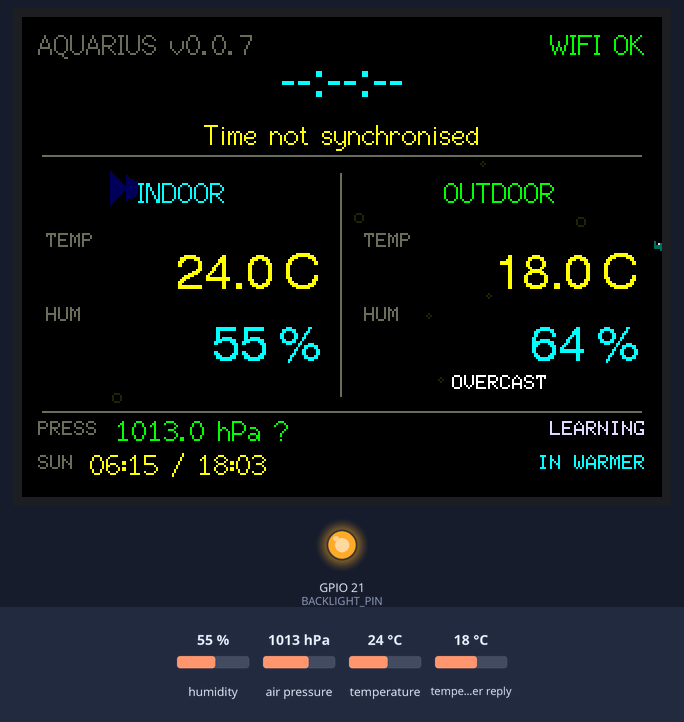
Simulated run of this sketch. Board: ESP32. On the bench: 320×240 colour display, output pins drawn as LEDs (lit = HIGH). Wiring (inferred from the names in the program): BME280 sensor at I2C address 0x76. The inputs (shaded band) are chosen by the test bench; at power-on: temperature 24 °C, humidity 55 %, air pressure 1013 hPa, temperature in the weather reply 18 °C. WiFi joins after 1.5 s; servers stay silent unless stated; the local clock reads 2024-03-15 10:24:30 at power-on unless the sketch sets it; random numbers use the default seed unless the sketch sets one; web services answer with replies made up by the test bench; what the sketch prints to the serial monitor is not drawn.

Above: at 13.7 s.
13.8 s: temperature set to 12 °C
At 15.47 s:
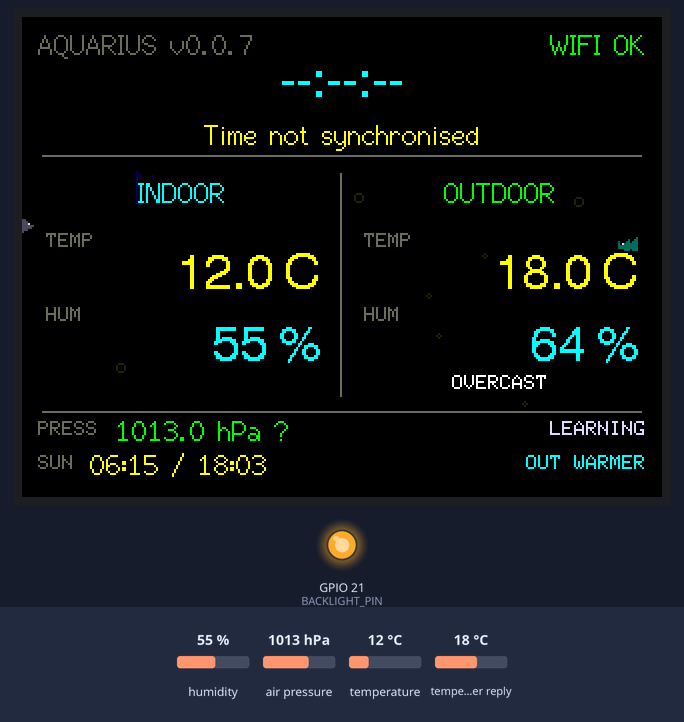
17.5 s: humidity set to 22 %
At 20.8 s:
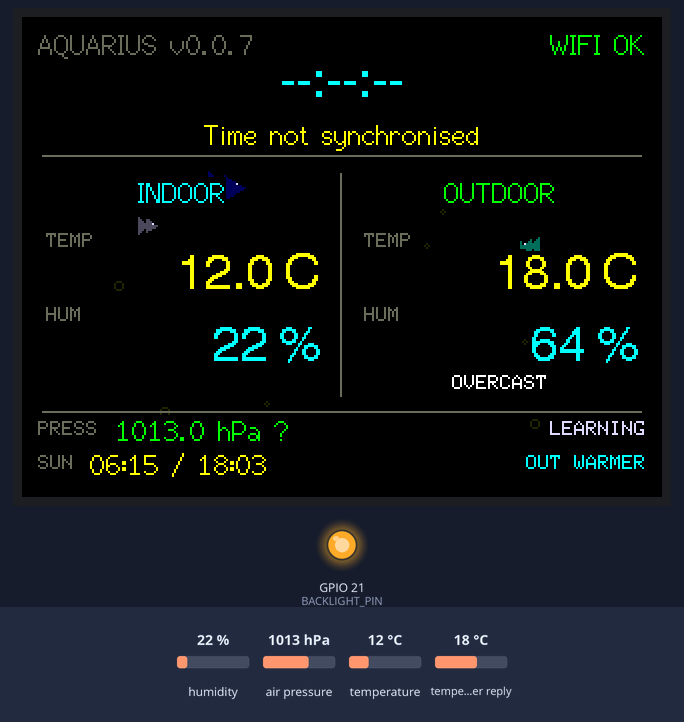
22.0 s: air pressure set to 952 hPa
At 23.7 s:
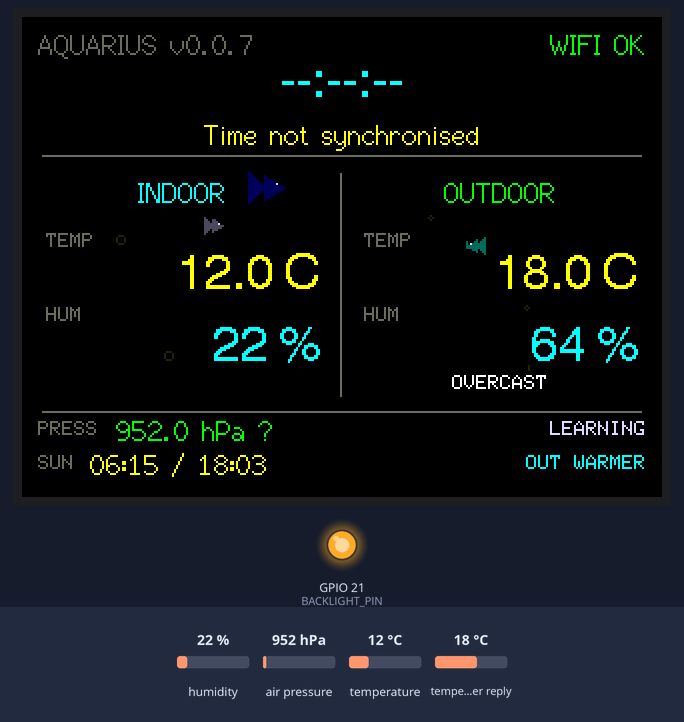
24.8 s: humidity set to 40 %
At 25.56 s:
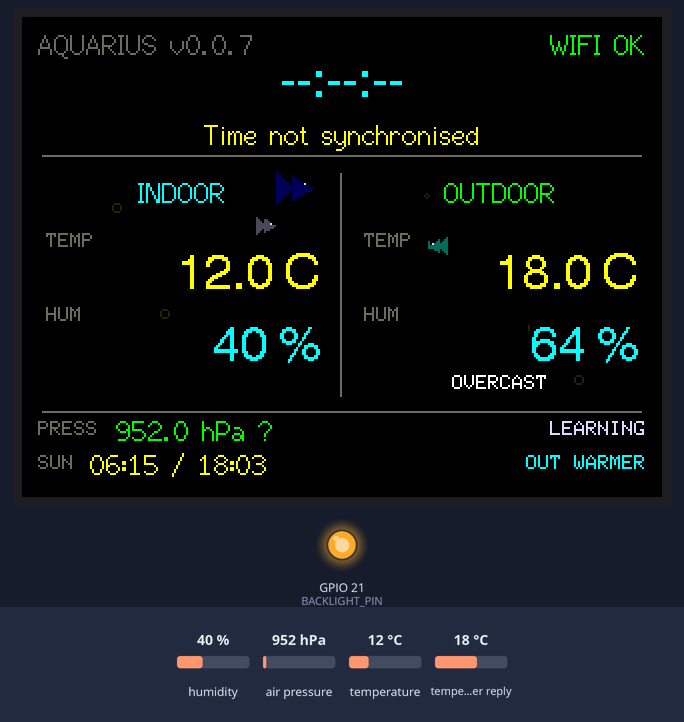
27.6 s: air pressure set to 975 hPa
At 28.6 s:
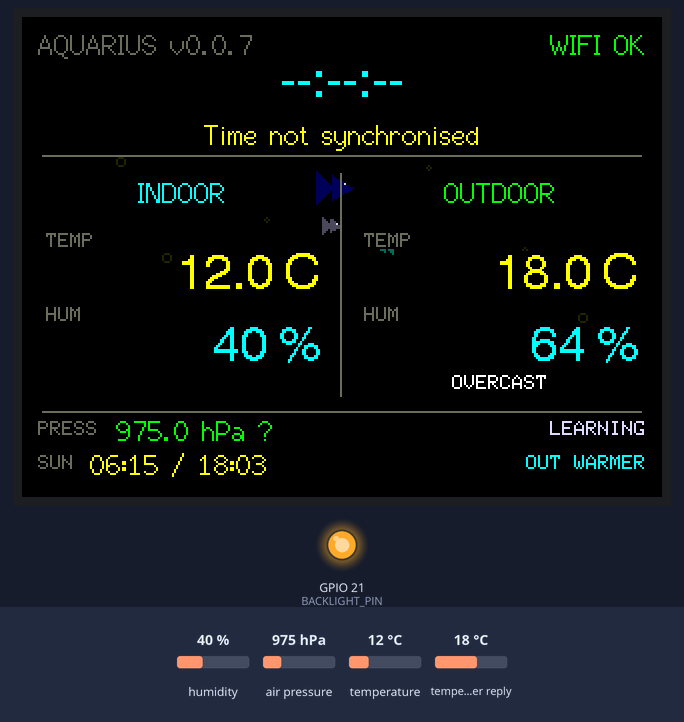
Timing chart, 0 to 30.6 s (numbered marks = the images above; inputs shaded):
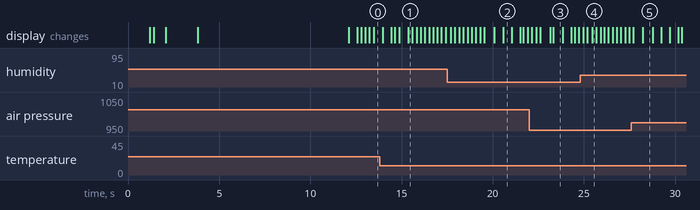

The sketch:

Aquarius_v0.0.7.ino
```cpp
/*
 * Aquarius v0.0.7 — animated aquarium background
 *
 * Based directly on v0.0.6.
 *
 * Adds:
 *   - subtle animated fish behind the existing dashboard
 *   - gently rising bubbles
 *   - flicker-free full-screen sprite rendering
 *
 * Preserves:
 *   - v0.0.6 dashboard layout
 *   - indoor/outdoor readings
 *   - pressure trend arrows and labels
 *   - sunrise/sunset information
 */

#include <Arduino.h>
#include <TFT_eSPI.h>
#include "AquariusConfig.h"
#include "IndoorSensor.h"
#include "TimeService.h"
#include "WeatherService.h"
#include "PressureTrend.h"
#include "Aquarium.h"

namespace {

constexpr uint8_t I2C_SDA_PIN = 22;
constexpr uint8_t I2C_SCL_PIN = 27;
constexpr uint8_t BACKLIGHT_PIN = 21;

constexpr uint16_t SCREEN_WIDTH = 320;
constexpr uint16_t SCREEN_HEIGHT = 240;
constexpr unsigned long AQUARIUM_FRAME_INTERVAL_MS = 100UL;  // 10 FPS

TFT_eSPI tft;
TFT_eSprite canvas(&tft);

IndoorSensor indoorSensor;
TimeService timeService;
WeatherService weatherService;
PressureTrend pressureTrend;
Aquarium aquarium;

unsigned long lastSensorUpdateMs = 0;
unsigned long lastClockUpdateMs = 0;
unsigned long lastAquariumFrameMs = 0;

void presentCanvas() {
  canvas.pushSprite(0, 0);
}

void initialiseDisplay() {
  pinMode(BACKLIGHT_PIN, OUTPUT);
  digitalWrite(BACKLIGHT_PIN, HIGH);

  tft.init();
  tft.setRotation(1);
  tft.fillScreen(TFT_BLACK);

  // Eight-bit colour uses much less RAM than a 16-bit full-screen sprite
  // while retaining more than enough colour for the terminal-style UI.
  canvas.setColorDepth(8);
  if (canvas.createSprite(SCREEN_WIDTH, SCREEN_HEIGHT) == nullptr) {
    Serial.println("ERROR: Unable to allocate display sprite");
    while (true) {
      delay(1000);
    }
  }

  canvas.fillSprite(TFT_BLACK);
}

void drawBootLine(const String& text, int y, uint16_t colour) {
  canvas.setTextDatum(MC_DATUM);
  canvas.setTextColor(colour, TFT_BLACK);
  canvas.fillRect(10, y - 10, 300, 22, TFT_BLACK);
  canvas.drawString(text, 160, y, 2);
  presentCanvas();
}

void drawBootScreen() {
  canvas.fillSprite(TFT_BLACK);
  canvas.setTextDatum(MC_DATUM);
  canvas.setTextColor(TFT_CYAN, TFT_BLACK);
  canvas.drawString("AQUARIUS", 160, 48, 4);

  canvas.setTextColor(TFT_WHITE, TFT_BLACK);
  canvas.drawString("Indoor + Outdoor Weather", 160, 83, 2);

  canvas.setTextColor(TFT_DARKGREY, TFT_BLACK);
  canvas.drawString("v0.0.7", 160, 108, 2);

  drawBootLine("Initialising sensors...", 148, TFT_LIGHTGREY);
}

void drawMainFrame() {
  canvas.drawFastHLine(10, 69, 300, TFT_DARKGREY);
  canvas.drawFastVLine(159, 78, 112, TFT_DARKGREY);
  canvas.drawFastHLine(10, 197, 300, TFT_DARKGREY);

  canvas.setTextDatum(MC_DATUM);

  canvas.setTextColor(TFT_CYAN, TFT_BLACK);
  canvas.drawString("INDOOR", 80, 88, 2);

  canvas.setTextColor(TFT_GREEN, TFT_BLACK);
  canvas.drawString("OUTDOOR", 239, 88, 2);

  canvas.setTextDatum(TL_DATUM);
  canvas.setTextColor(TFT_DARKGREY, TFT_BLACK);
  canvas.drawString("TEMP", 12, 108, 1);
  canvas.drawString("HUM", 12, 145, 1);
  canvas.drawString("TEMP", 171, 108, 1);
  canvas.drawString("HUM", 171, 145, 1);
}

void drawHeader() {
  const ClockReading& clock = timeService.reading();

  canvas.setTextDatum(TL_DATUM);
  canvas.setTextColor(TFT_DARKGREY, TFT_BLACK);
  canvas.drawString("AQUARIUS v0.0.7", 8, 6, 2);

  canvas.setTextDatum(TR_DATUM);
  canvas.setTextColor(
      timeService.wifiConnected() ? TFT_GREEN : TFT_RED,
      TFT_BLACK);
  canvas.drawString(
      timeService.wifiConnected() ? "WIFI OK" : "WIFI --",
      312,
      6,
      2);

  canvas.setTextDatum(MC_DATUM);
  canvas.setTextColor(TFT_CYAN, TFT_BLACK);
  canvas.drawString(clock.timeText, 160, 34, 4);

  canvas.setTextColor(
      clock.valid ? TFT_WHITE : TFT_YELLOW,
      TFT_BLACK);
  canvas.drawString(clock.dateText, 160, 59, 2);
}

void drawIndoor() {
  const IndoorReading& r = indoorSensor.reading();

  canvas.setTextDatum(TR_DATUM);

  canvas.setTextColor(
      r.temperatureValid ? TFT_YELLOW : TFT_DARKGREY,
      TFT_BLACK);
  canvas.drawString(
      r.temperatureValid
          ? String(r.temperatureC, 1) + " C"
          : "--.- C",
      149,
      117,
      4);

  canvas.setTextColor(
      r.humidityValid ? TFT_CYAN : TFT_DARKGREY,
      TFT_BLACK);
  canvas.drawString(
      r.humidityValid
          ? String(r.humidityPct, 0) + " %"
          : "-- %",
      149,
      153,
      4);
}

void drawOutdoor() {
  const OutdoorReading& r = weatherService.reading();

  canvas.setTextDatum(TR_DATUM);
  canvas.setTextColor(
      r.valid ? TFT_YELLOW : TFT_DARKGREY,
      TFT_BLACK);
  canvas.drawString(
      r.valid
          ? String(r.temperatureC, 1) + " C"
          : "--.- C",
      308,
      117,
      4);

  canvas.setTextColor(
      r.valid ? TFT_CYAN : TFT_DARKGREY,
      TFT_BLACK);
  canvas.drawString(
      r.valid
          ? String(r.humidityPct, 0) + " %"
          : "-- %",
      308,
      153,
      4);

  canvas.setTextDatum(MC_DATUM);
  canvas.setTextColor(
      r.valid ? TFT_WHITE : TFT_DARKGREY,
      TFT_BLACK);
  canvas.drawString(
      r.valid ? r.conditionText : "WAITING...",
      239,
      183,
      1);
}

const char* comparisonText(float indoor, float outdoor) {
  if (isnan(indoor) || isnan(outdoor)) return "";

  const float difference = indoor - outdoor;
  if (difference > 0.5F) return "IN WARMER";
  if (difference < -0.5F) return "OUT WARMER";
  return "TEMP SIMILAR";
}

void drawFooter() {
  const IndoorReading& indoor = indoorSensor.reading();
  const OutdoorReading& outdoor = weatherService.reading();

  canvas.setTextDatum(TL_DATUM);
  canvas.setTextColor(TFT_DARKGREY, TFT_BLACK);
  canvas.drawString("PRESS", 8, 202, 1);

  canvas.setTextColor(
      indoor.pressureValid ? TFT_GREEN : TFT_DARKGREY,
      TFT_BLACK);
  canvas.drawString(
      indoor.pressureValid
          ? String(indoor.pressureHpa, 1) + " hPa " +
                pressureTrend.symbol()
          : "---- hPa",
      47,
      199,
      2);

  canvas.setTextDatum(TR_DATUM);
  canvas.setTextColor(TFT_LIGHTGREY, TFT_BLACK);
  canvas.drawString(pressureTrend.label(), 312, 202, 1);

  canvas.setTextDatum(TL_DATUM);
  canvas.setTextColor(TFT_DARKGREY, TFT_BLACK);
  canvas.drawString("SUN", 8, 219, 1);

  canvas.setTextColor(TFT_YELLOW, TFT_BLACK);
  canvas.drawString(
      String(outdoor.sunriseText) + " / " + outdoor.sunsetText,
      34,
      216,
      2);

  canvas.setTextDatum(TR_DATUM);
  canvas.setTextColor(TFT_CYAN, TFT_BLACK);
  canvas.drawString(
      outdoor.valid && indoor.temperatureValid
          ? comparisonText(indoor.temperatureC, outdoor.temperatureC)
          : AQUARIUS_LOCATION_NAME,
      312,
      219,
      1);
}

void renderScene(unsigned long nowMs) {
  canvas.fillSprite(TFT_BLACK);

  // The aquarium is deliberately drawn first. The unchanged v0.0.6
  // dashboard is then drawn over it, so data always remains readable.
  aquarium.update(nowMs);
  aquarium.draw(canvas);

  drawMainFrame();
  drawHeader();
  drawIndoor();
  drawOutdoor();
  drawFooter();

  presentCanvas();
}

void printStatus() {
  const IndoorReading& indoor = indoorSensor.reading();
  const OutdoorReading& outdoor = weatherService.reading();

  Serial.println("----------------------------------------");
  Serial.printf(
      "Wi-Fi             : %s\n",
      timeService.wifiConnected() ? "connected" : "disconnected");
  Serial.printf(
      "Indoor sensor     : %s\n",
      indoorSensor.barometricName());

  if (indoor.temperatureValid) {
    Serial.printf(
        "Indoor temperature: %.2f C [%s]\n",
        indoor.temperatureC,
        indoor.temperatureSource);
  }

  if (indoor.humidityValid) {
    Serial.printf(
        "Indoor humidity   : %.2f %%RH [%s]\n",
        indoor.humidityPct,
        indoor.humiditySource);
  } else {
    Serial.println("Indoor humidity   : unavailable");
  }

  if (indoor.pressureValid) {
    Serial.printf(
        "Indoor pressure   : %.2f hPa [%s]\n",
        indoor.pressureHpa,
        indoor.pressureSource);
  }

  if (outdoor.valid) {
    Serial.printf(
        "Outdoor temp      : %.2f C\n",
        outdoor.temperatureC);
    Serial.printf(
        "Outdoor humidity  : %.0f %%RH\n",
        outdoor.humidityPct);
    Serial.printf(
        "Outdoor condition : %s (WMO %d)\n",
        outdoor.conditionText,
        outdoor.weatherCode);
    Serial.printf(
        "Outdoor wind      : %.1f km/h\n",
        outdoor.windSpeedKmh);
    Serial.printf(
        "Sunrise / sunset  : %s / %s\n",
        outdoor.sunriseText,
        outdoor.sunsetText);
  } else {
    Serial.println("Outdoor weather   : unavailable");
  }

  if (indoor.pressureValid) {
    Serial.printf(
        "Pressure trend    : %s (%+.2f hPa, %u samples)\n",
        pressureTrend.label(),
        pressureTrend.changeHpa(),
        pressureTrend.sampleCount());
  }
}

}  // namespace

void setup() {
  Serial.begin(115200);
  delay(800);

  Serial.println();
  Serial.println("========================================");
  Serial.println(" AQUARIUS v0.0.7");
  Serial.println(" Animated aquarium background build");
  Serial.println("========================================");

  initialiseDisplay();
  drawBootScreen();

  indoorSensor.begin(Wire, I2C_SDA_PIN, I2C_SCL_PIN);

  drawBootLine(
      String("Sensor: ") + indoorSensor.barometricName(),
      148,
      indoorSensor.hasAnySensor() ? TFT_GREEN : TFT_RED);
  delay(400);

  drawBootLine("Connecting Wi-Fi...", 175, TFT_LIGHTGREY);
  timeService.begin();

  drawBootLine(
      timeService.wifiConnected()
          ? "Wi-Fi connected"
          : "Wi-Fi unavailable",
      175,
      timeService.wifiConnected() ? TFT_GREEN : TFT_RED);

  const unsigned long syncStart = millis();
  while (!timeService.timeValid() &&
         millis() - syncStart < 8000UL) {
    timeService.update();
    delay(250);
  }

  drawBootLine("Fetching outdoor weather...", 202, TFT_LIGHTGREY);
  weatherService.begin();

  if (indoorSensor.reading().pressureValid) {
    pressureTrend.begin(indoorSensor.reading().pressureHpa);
  }

  aquarium.begin(SCREEN_WIDTH, SCREEN_HEIGHT);

  const unsigned long now = millis();
  renderScene(now);
  printStatus();

  lastSensorUpdateMs = now;
  lastClockUpdateMs = now;
  lastAquariumFrameMs = now;
}

void loop() {
  const unsigned long now = millis();

  if (now - lastClockUpdateMs >= AQUARIUS_CLOCK_INTERVAL_MS) {
    lastClockUpdateMs = now;
    timeService.update();
    weatherService.update();
  }

  if (now - lastSensorUpdateMs >= AQUARIUS_SENSOR_INTERVAL_MS) {
    lastSensorUpdateMs = now;

    indoorSensor.update();
    if (indoorSensor.reading().pressureValid) {
      pressureTrend.update(indoorSensor.reading().pressureHpa);
    }

    printStatus();
  }

  if (now - lastAquariumFrameMs >= AQUARIUM_FRAME_INTERVAL_MS) {
    lastAquariumFrameMs = now;
    renderScene(now);
  }

  delay(1);
}
```

Aquarium.cpp
```cpp
#include "Aquarium.h"
#include <math.h>

namespace {

// Keep the animation within the dashboard body. The header and footer remain
// calm and uncluttered, while fish appear to move behind the readings.
constexpr int16_t WATER_TOP = 72;
constexpr int16_t WATER_BOTTOM = 194;

// Muted colours keep the aquarium atmospheric rather than dominant.
constexpr uint16_t FISH_BLUE = TFT_NAVY;
constexpr uint16_t FISH_CYAN = 0x03EF;
constexpr uint16_t FISH_GREY = 0x4208;
constexpr uint16_t BUBBLE_COLOUR = 0x3186;

}  // namespace

void Aquarium::begin(int16_t screenWidth, int16_t screenHeight) {
  screenWidth_ = screenWidth;
  screenHeight_ = screenHeight;
  previousUpdateMs_ = millis();

  randomSeed(
      static_cast<uint32_t>(micros()) ^
      static_cast<uint32_t>(analogRead(34)));

  for (uint8_t i = 0; i < FISH_COUNT; ++i) {
    resetFish(fish_[i], i);
  }

  for (uint8_t i = 0; i < BUBBLE_COUNT; ++i) {
    resetBubble(bubbles_[i], true);
  }
}

void Aquarium::resetFish(Fish& fish, uint8_t index) {
  fish.direction = (index % 2 == 0) ? 1 : -1;
  fish.size = (index == 0) ? 2 : 1;
  fish.shape = index % 3;
  fish.speedPixelsPerSecond = 7.0F + (index * 2.5F);

  const uint16_t colours[] = {
      FISH_BLUE,
      FISH_CYAN,
      FISH_GREY
  };
  fish.colour = colours[index % 3];

  fish.y = static_cast<float>(
      random(WATER_TOP + 12, WATER_BOTTOM - 10));

  if (fish.direction > 0) {
    fish.x = static_cast<float>(random(-80, screenWidth_ / 2));
  } else {
    fish.x = static_cast<float>(
        random(screenWidth_ / 2, screenWidth_ + 80));
  }
}

void Aquarium::resetBubble(Bubble& bubble, bool randomiseHeight) {
  bubble.x = static_cast<float>(random(8, screenWidth_ - 8));
  bubble.y = randomiseHeight
      ? static_cast<float>(random(WATER_TOP, WATER_BOTTOM))
      : static_cast<float>(WATER_BOTTOM + random(2, 18));

  bubble.risePixelsPerSecond =
      static_cast<float>(random(5, 13));
  bubble.wobblePhase =
      static_cast<float>(random(0, 628)) / 100.0F;
  bubble.radius = static_cast<uint8_t>(random(1, 3));
}

void Aquarium::update(unsigned long nowMs) {
  if (previousUpdateMs_ == 0) {
    previousUpdateMs_ = nowMs;
    return;
  }

  const unsigned long elapsedMs = nowMs - previousUpdateMs_;
  previousUpdateMs_ = nowMs;

  // Protect against a large jump after blocking network activity.
  const float deltaSeconds =
      min(elapsedMs, 250UL) / 1000.0F;

  for (uint8_t i = 0; i < FISH_COUNT; ++i) {
    Fish& fish = fish_[i];

    fish.x +=
        fish.speedPixelsPerSecond *
        static_cast<float>(fish.direction) *
        deltaSeconds;

    const float margin = fish.size == 2 ? 54.0F : 36.0F;

    if (fish.direction > 0 &&
        fish.x > screenWidth_ + margin) {
      fish.x = -margin;
      fish.y = static_cast<float>(
          random(WATER_TOP + 12, WATER_BOTTOM - 10));
    }

    if (fish.direction < 0 &&
        fish.x < -margin) {
      fish.x = screenWidth_ + margin;
      fish.y = static_cast<float>(
          random(WATER_TOP + 12, WATER_BOTTOM - 10));
    }
  }

  for (uint8_t i = 0; i < BUBBLE_COUNT; ++i) {
    Bubble& bubble = bubbles_[i];

    bubble.y -= bubble.risePixelsPerSecond * deltaSeconds;
    bubble.wobblePhase += deltaSeconds * 1.5F;

    if (bubble.y < WATER_TOP) {
      resetBubble(bubble, false);
    }
  }
}

void Aquarium::drawFish(
    TFT_eSprite& canvas,
    const Fish& fish) const {
  const int16_t x = static_cast<int16_t>(fish.x);
  const int16_t y = static_cast<int16_t>(fish.y);
  const int16_t unit = fish.size;

  // Small pixel-art silhouettes. They are intentionally simpler and dimmer
  // than the data layer.
  if (fish.direction > 0) {
    canvas.fillTriangle(
        x,
        y,
        x - (5 * unit),
        y - (3 * unit),
        x - (5 * unit),
        y + (3 * unit),
        fish.colour);

    canvas.fillTriangle(
        x - (5 * unit),
        y,
        x - (9 * unit),
        y - (4 * unit),
        x - (9 * unit),
        y + (4 * unit),
        fish.colour);

    canvas.drawPixel(
        x - (2 * unit),
        y - unit,
        TFT_LIGHTGREY);
  } else {
    canvas.fillTriangle(
        x,
        y,
        x + (5 * unit),
        y - (3 * unit),
        x + (5 * unit),
        y + (3 * unit),
        fish.colour);

    canvas.fillTriangle(
        x + (5 * unit),
        y,
        x + (9 * unit),
        y - (4 * unit),
        x + (9 * unit),
        y + (4 * unit),
        fish.colour);

    canvas.drawPixel(
        x + (2 * unit),
        y - unit,
        TFT_LIGHTGREY);
  }

  // A tiny alternate fin placement gives the three fish slight variation.
  if (fish.shape == 1) {
    canvas.drawFastVLine(
        x,
        y - (2 * unit),
        4 * unit,
        fish.colour);
  } else if (fish.shape == 2) {
    canvas.drawLine(
        x - (fish.direction * 2 * unit),
        y,
        x - (fish.direction * 4 * unit),
        y - (3 * unit),
        fish.colour);
  }
}

void Aquarium::draw(TFT_eSprite& canvas) const {
  for (uint8_t i = 0; i < BUBBLE_COUNT; ++i) {
    const Bubble& bubble = bubbles_[i];

    const int16_t wobble =
        static_cast<int16_t>(sinf(bubble.wobblePhase) * 2.0F);
    const int16_t x =
        static_cast<int16_t>(bubble.x) + wobble;
    const int16_t y =
        static_cast<int16_t>(bubble.y);

    canvas.drawCircle(
        x,
        y,
        bubble.radius,
        BUBBLE_COLOUR);
  }

  for (uint8_t i = 0; i < FISH_COUNT; ++i) {
    drawFish(canvas, fish_[i]);
  }
}
```

Aquarium.h
```cpp
#pragma once

#include <Arduino.h>
#include <TFT_eSPI.h>

class Aquarium {
 public:
  void begin(int16_t screenWidth, int16_t screenHeight);
  void update(unsigned long nowMs);
  void draw(TFT_eSprite& canvas) const;

 private:
  struct Fish {
    float x;
    float y;
    float speedPixelsPerSecond;
    int8_t direction;
    uint8_t size;
    uint16_t colour;
    uint8_t shape;
  };

  struct Bubble {
    float x;
    float y;
    float risePixelsPerSecond;
    float wobblePhase;
    uint8_t radius;
  };

  static constexpr uint8_t FISH_COUNT = 3;
  static constexpr uint8_t BUBBLE_COUNT = 7;

  int16_t screenWidth_ = 320;
  int16_t screenHeight_ = 240;
  unsigned long previousUpdateMs_ = 0;

  Fish fish_[FISH_COUNT];
  Bubble bubbles_[BUBBLE_COUNT];

  void resetFish(Fish& fish, uint8_t index);
  void resetBubble(Bubble& bubble, bool randomiseHeight);
  void drawFish(TFT_eSprite& canvas, const Fish& fish) const;
};
```

PressureTrend.h
```cpp
#pragma once

#include <Arduino.h>
#include "AquariusConfig.h"

enum class PressureTrendDirection : uint8_t {
  Learning,
  Falling,
  Steady,
  Rising
};

class PressureTrend {
 public:
  void begin(float pressureHpa);
  void update(float pressureHpa);

  PressureTrendDirection direction() const;
  float changeHpa() const;
  const char* label() const;
  const char* symbol() const;

  uint8_t sampleCount() const { return count_; }

 private:
  void addSample(float pressureHpa);

  float samples_[AQUARIUS_PRESSURE_HISTORY_SIZE] = {};
  uint8_t count_ = 0;
  uint8_t nextIndex_ = 0;
  unsigned long lastSampleMs_ = 0;
};
```

Secrets.example.h
```cpp
#pragma once

#define AQUARIUS_WIFI_SSID "YOUR_WIFI_NAME"
#define AQUARIUS_WIFI_PASSWORD "YOUR_WIFI_PASSWORD"
```

Source omitted: IndoorSensor.cpp (4468 bytes), IndoorSensor.h (1757 bytes), PressureTrend.cpp (1980 bytes), TimeService.cpp (2896 bytes), TimeService.h (706 bytes), WeatherService.cpp (4843 bytes), WeatherService.h (883 bytes), AquariusConfig.h (1442 bytes)

Measured:
- what the display in image 2 shows lasts 0.4 s, from 20.6 s to 21.0 s
